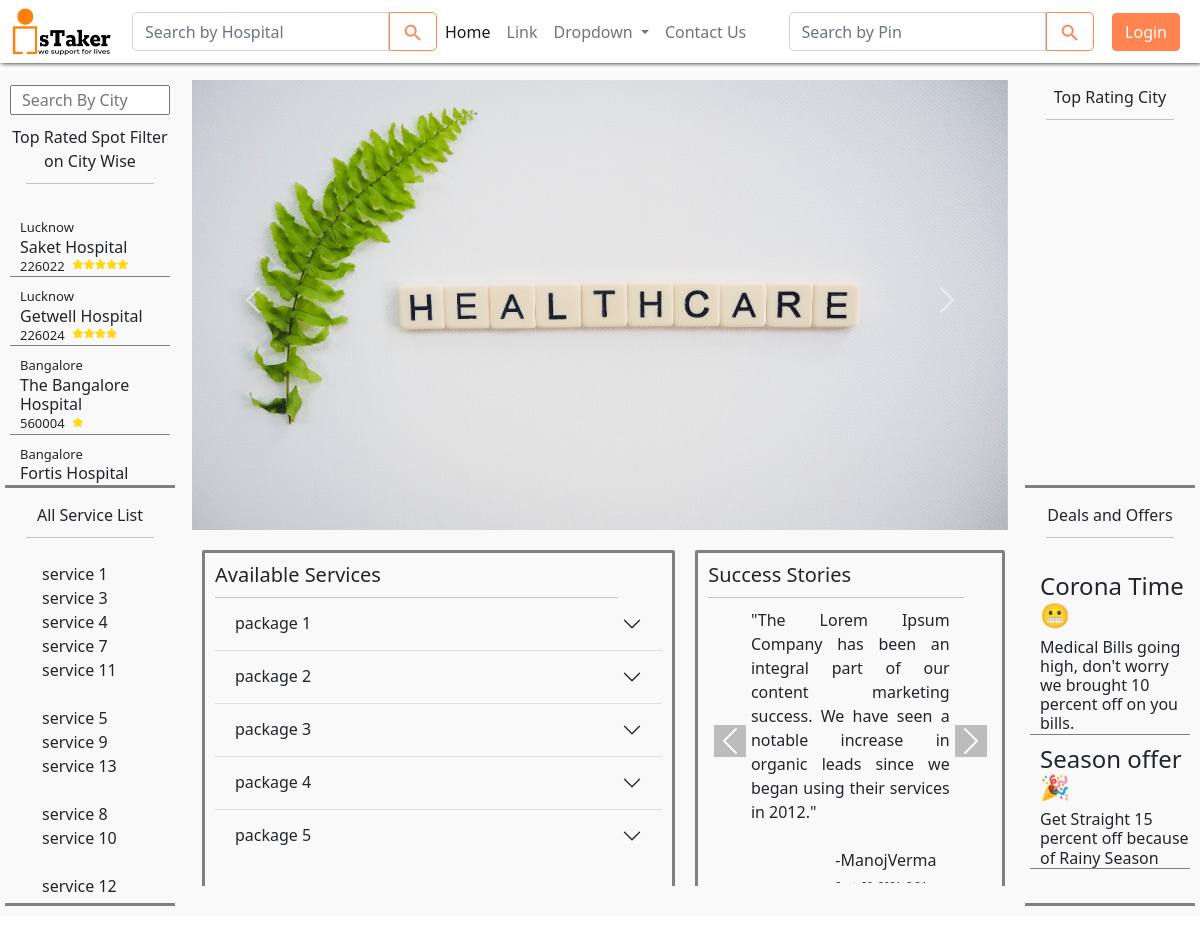
The page / on the database its author committed.
### hospital/models.py (models this page shows)
class Hospital_Detail(models.Model):
    hospital_id = models.AutoField(primary_key=True)
    hospital_name = models.CharField(max_length=200)
    hospital_address = models.CharField(max_length=1000)
    hospital_district = models.CharField(max_length=200)
    hospital_city = models.CharField(max_length=200)
    hospital_state = models.CharField(max_length=200)
    hospital_pin = models.IntegerField(default=0)
    hospital_rating = models.IntegerField(default=0)
    hospital_contact = models.IntegerField(default=987654321012)
    hospital_image = models.FileField(upload_to='hospital/images', default='')
    hospital_addition_date = models.DateField(default=timezone.now())
    def __str__(self):
        return self.hospital_name

### service/models.py (models this page shows, shortened)
class Service(models.Model):
    package = models.ForeignKey(Package, on_delete=models.CASCADE)
    service_id = models.AutoField(primary_key=True)
    service_name = models.CharField(max_length=50, default='service')
    service_amount = models.IntegerField(default=0)
    service_addition_date = models.DateField()

class Deals_and_Offer(models.Model):
    offer_id = models.AutoField(primary_key=True)
    offer_name = models.CharField(max_length=100, default='season offer')
    offer_message = models.CharField(max_length=200,default='')
    offer_amount = models.IntegerField(default=0)
    offer_code = models.CharField(max_length=100, default='')
    offer_date = models.DateField(default=timezone.now())
    valid_to = models.DateField()

### admin_control/models.py (models this page shows)
class Testimonial(models.Model):
    testimonial = models.CharField(default='', max_length=1000)
    customer_id = models.IntegerField(default=0)
    date_time = models.DateTimeField(default=datetime.datetime.now())

### user/views.py (the view)
# urls.py: path('', views.index, name='index'),
def index(request):
    if ('Active_User' in request.session):
        return redirect('customer_dashboard/'+str(request.session['Active_User']['customer_id']))
    package_count = Package.objects.count()
    package_dict = covnert_Set_to_dict(package_count)
    testimonials = []
    testimonial = Testimonial.objects.all()
    for i in testimonial:
        testimonials.append([
            i.testimonial,
            Customer.objects.filter(customer_id=int(i.customer_id))[
                0].first_name+Customer.objects.filter(customer_id=int(i.customer_id))[0].last_name,
            i.date_time
        ])
    return render(request, "user/index.html", {
        'package_dict': package_dict,
        'hospital': Hospital_Detail.objects.all(),
                    'deal_offers':Deals_and_Offer.objects.all(),
        'hospital_city_wise': Hospital_Detail.objects.all(),
        'testimonials': testimonials,
    })

### user/templates/user/index.html (shortened to what this page needs)
{% extends 'user/navbar.html' %}
{% block stylesheet %}
{% load static %}
<link rel="stylesheet" type="text/css" href="{% static 'service/scss/customer_dashboard/customer_dashboard.css' %}">
{% endblock %}
{% block body %}
<div class="customer_container">
    <div id="carouselExampleControls" class="first-container carousel slide" data-bs-ride="carousel">
        <div class="carousel-inner">
            <div class="carousel-item active">
                <img src="{% static 'service/images/picture1.jpg' %}" class="carousel-img d-block w-100" height="450px"
                    alt="picture1">
            </div>
        </div>
        <button class="carousel-control-prev" type="button" data-bs-target="#carouselExampleControls"
            data-bs-slide="prev">
            <span class="carousel-control-prev-icon" aria-hidden="true"></span>
        </button>
        <button class="carousel-control-next" type="button" data-bs-target="#carouselExampleControls"
            data-bs-slide="next">
            <span class="carousel-control-next-icon" aria-hidden="true"></span>
        </button>
    </div>
    <div class="service">
        <div class="second-container">
            <h5>Available Services</h5>
            <hr style="padding:0;margin:10px 0 0 0;width:90%;">
            <div class="available-services">
                <div class="accordion accordion-flush" id="accordionFlushExample">
                    {% for i in package_dict %}
                    <div class="accordion-item">
                        <h2 class="accordion-header" id="flush-heading{{forloop.counter}}">
                            <button class="accordion-button collapsed"
                                style="background-color:rgba(128, 128, 128, 0.048);" type="button"
                                data-bs-toggle="collapse" data-bs-target="#flush-collapse{{forloop.counter}}"
                                aria-expanded="false" aria-controls="flush-collapse{{forloop.counter}}"
                                id=plan{{forloop.counter}} value="package {{forloop.counter}}">
                                package {{forloop.counter}}
                            </button>
                        </h2>
                    </div>
                    {% endfor %}
                </div>
            </div>
        </div>
        <div class="third-container">
            <h5>Success Stories</h5>
            <hr style="padding:0;margin:10px 0 0 0;width:90%;">
            <div style="height:90%;overflow:hidden;overflow-y:scroll;text-align:center">
                <div id="carouselTestimonailControls" class="first-container carousel slide" data-bs-ride="carousel"
                    style="height: 100%;">
                    <div class="carousel-inner" style="height: 100%;width:70%;margin:auto;text-align:justify;">
                        {% for j in testimonials %}
                        {% if forloop.counter == 1%}
                        <div class="carousel-item active">
                            "{{j.0}}"
                            <br><br>
                            <span style="float: right;">-{{j.1}}<br><span class="submitted_on"
                                    style="font-size: 10px;">{{j.2}}</span></span>
                        </div>
                        {% endif %}
                        {% endfor %}
                    </div>
                    <button class="carousel-control-prev arrow" type="button"
                        data-bs-target="#carouselTestimonailControls" data-bs-slide="prev">
                        <span class="carousel-control-prev-icon" aria-hidden="true"
                            style="background-color:gray"></span>
                    </button>
                    <button class="carousel-control-next arrow" type="button"
                        data-bs-target="#carouselTestimonailControls" data-bs-slide="next">
                        <span class="carousel-control-next-icon" aria-hidden="true"
                            style="background-color:gray"></span>
                    </button>
                </div>
            </div>
        </div>
    </div>
</div>
{% endblock %}

### user/templates/user/navbar.html (shortened to what this page needs)
<!doctype html>
<html lang="en">
<head>
    {% load static %}
    <link rel="stylesheet" type="text/css" href="{% static 'user/scss/navbar/navbar.css' %}">
    {% block stylesheet %}{% endblock %}
    <link href="https://cdn.jsdelivr.net/npm/bootstrap@5.0.2/dist/css/bootstrap.min.css" rel="stylesheet"
>
    <link rel="stylesheet" href="https://cdnjs.cloudflare.com/ajax/libs/font-awesome/5.15.3/css/all.min.css" />
</head>
<body>
    <nav class="navbar navbar-expand-lg navbar-light bg-light"
        style="position: fixed;top: 0;left: 0%;background-color: #fff!important;box-shadow: 1px 0px 5px black;z-index: 9;">
        <div class="container-fluid">
            <a href="/"><img class="logo" src="{% static 'service_boy/images/isTaker.png' %}" alt="logo.png"
                    width="100px" style="margin-right: 20px;"></a>
            <div class=" collapse navbar-collapse" id="navbarSupportedContent">
                <form class="d-flex" action="/hospital_search" method="POST">
                    <input list="browsers" class="form-control" style="border-radius: 5px 0 0 5px;" type="search"
                        name="search_by_place" aria-label="Search" value="{{search_by_place}}"
                        placeholder="Search by Hospital" id="browser" autocomplete="off" required>
                    <button id="btn_search_by_place" class="btn btn-outline-primary"
                        style="border-radius: 0 5px 5px 0;border-color:#ff844f" type="submit">
                    </button>
                </form>
                <ul class="navbar-nav me-auto mb-2 mb-lg-0">
                    <li class="nav-item">
                        <a class="nav-link active" aria-current="page" href="/">Home</a>
                    </li>
                    <li class="nav-item">
                        <a class="nav-link" href="#">Link</a>
                    </li>
                    <li class="nav-item dropdown">
                        <a class="nav-link dropdown-toggle" href="#" id="navbarDropdown" role="button"
                            data-bs-toggle="dropdown" aria-expanded="false">
                            Dropdown
                        </a>
                    </li>
                    <li class="nav-item">
                        <a class="nav-link" href="/contact_us" tabindex="-1">Contact Us</a>
                    </li>
                </ul>
                <form class="d-flex" action="/hospital_search" method="POST" style="margin-right: 1%;">
                    <input class="form-control" name="search_by_pin" style="border-radius: 5px 0 0 5px;" type="number"
                        placeholder="Search by Pin" aria-label="Search" value="{{search_by_pin}}" required>
                    <button id="btn_search_by_pin" class="btn btn-outline-primary"
                        style="border-radius: 0 5px 5px 0;border-color:#ff844f" type="submit">
                    </button>
                </form>
                <form action="/login" method="post">
                    <button type="submit" class="btn btn-primary mx-2 button_props">Login</button>
                </form>
            </div>
        </div>
    </nav>
    <div class="top-container" style="margin-top: 70px;">
        <div class="container side left-container">
            <div class="mini top-rated" style="overflow:hidden;">
                <div class="Hotbg">
                    <input type="text" name="" id="input_search_by_city" class="Hotbg-txt" placeholder="Search By City">
                </div>
                <span class="heading">Top Rated Spot Filter on City Wise</span>
                <hr style="padding:0;margin:10px auto 0 auto;width:80%;">
                <div class="accordion accordion-flush all_city_list" style="height: 100%" id="accordionFlushExample">
                    <ul class="hospitals top_rated_hospital_citywise" id="" style="text-align: left;height: 80%">
                        <br>
                        {% for i in hospital_city_wise %}
                        <div class="hospital_name hospital_name_city_wise" id="{{forloop.counter}}">
                            <p>{{i.hospital_city}}</p>
                            <h6>{{i}}</h6>
                            <div>
                                <p>{{i.hospital_pin}}</p>
                                {% if i.hospital_rating > 0%}
                                <label for="rate-{{j}}" class="fas fa-star"></label>
                                {% endif %}
                                {% if i.hospital_rating > 1%}
                                <label for="rate-{{j}}" class="fas fa-star"></label>
                                {% endif %}
                                {% if i.hospital_rating > 2%}
                                <label for="rate-{{j}}" class="fas fa-star"></label>
                                {% endif %}
                                {% if i.hospital_rating > 3%}
                                <label for="rate-{{j}}" class="fas fa-star"></label>
                                {% endif %}
                                {% if i.hospital_rating > 4%}
                                <label for="rate-{{j}}" class="fas fa-star"></label>
                                {% endif %}
                            </div>
                        </div>
                        {% endfor %}
                    </ul>
                </div>
            </div>
            <div class="mini all-services" style="overflow: hidden;">
                <span class="heading">All Service List</span>
                <hr style="padding:0;margin:10px auto 0 auto;width:80%;">
                <div class="accordion accordion-flush all_service_list" style="height: 100%;overflow:hidden"
                    id="accordionFlushExample">
                    <ul style="text-align: left;padding:0">
                        <br>
                        {% for i in package_dict %}
                        <ul id="package{{forloop.counter}}">
                            {% for j in i %}
                            <li style="list-style:none;" id="service_name_{{j.2}}">{{j.2}}</li>
                            {% endfor %}
                            <br>
                        </ul>
                        {% endfor %}
                    </ul>
                </div>
            </div>
        </div>
        <div class="container middle-container">
            {% block body %} {% endblock %}
        </div>
        <div class="container side right-container">
            <div class="mini top-rated">
                <span class="heading">Top Rating City</span>
                <hr style="padding:0;margin:10px auto 0 auto;width:80%;">
            </div>
            <div class="mini deals">
                <span class="heading">Deals and Offers</span>
                <hr style="padding:0;margin:10px auto 0 auto;width:80%;">
                <div class="accordion accordion-flush" style="height: 100%" id="accordionFlushExample">
                    <ul class="hospitals" style="text-align: left;height: 80%">
                        <br>
                        {% for i in deal_offers %}
                        <div class="hospital_name">
                            <h4>{{i.offer_name}}</h4>
                            <div>
                                <h6>{{i.offer_message}}</h6>
                            </div>
                        </div>
                        {% endfor %}
                    </ul>
                </div>
            </div>
        </div>
    </div>
</body>
</html>

### rows shown on the page
Hospital_Detail: hospital_city "Lucknow", hospital_name "Saket Hospital", hospital_pin "226022"
Hospital_Detail: hospital_city "Lucknow", hospital_name "Getwell Hospital", hospital_pin "226024"
Hospital_Detail: hospital_city "Bangalore", hospital_name "The Bangalore Hospital", hospital_pin "560004"
Hospital_Detail: hospital_city "Bangalore", hospital_name "Fortis Hospital"
Service: service_name "service 1"
Service: service_name "service 3"
Service: service_name "service 4"
Service: service_name "service 7"
Service: service_name "service 11"
Service: service_name "service 5"
Service: service_name "service 9"
Service: service_name "service 13"
Service: service_name "service 8"
Service: service_name "service 10"
Service: service_name "service 12"
Testimonial: testimonial "The Lorem Ipsum Company has been an integral part of our content marketing success. We have seen a notable increase in organic leads since we began using their services in 2012."
Deals_and_Offer: offer_name "Corona Time😬", offer_message "Medical Bills going high, don't worry we brought 10 percent off on you bills."
Deals_and_Offer: offer_name "Season offer🎉", offer_message "Get Straight 15 percent off because of Rainy Season"

### other values the page prints
{{ j.1 }} "ManojVerma"
